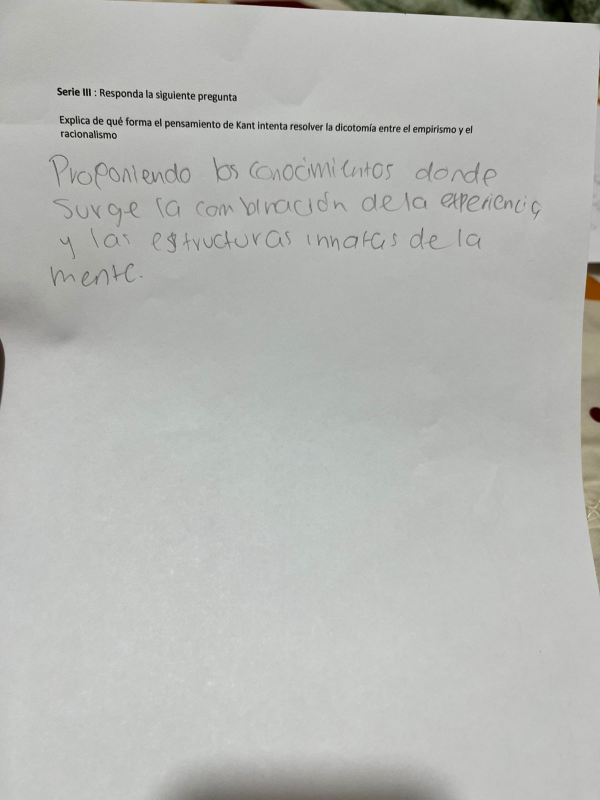
#> input picture examenes/EXAMENES_MAY/EXAMEN1/2.jpg, 1200 x 1600 px (shown at 1/2 size)
$ python test_llava.py
#> lines starting #> are read from the running program, lines starting #| are printed output that depends on the picture
### inteligente_calificador_examen/modules/image_enhancer.py
import cv2
import numpy as np
import os

def mejorar_contraste_para_llava(image_path, output_path="temp_llava.jpg"):
#> called with image_path = '../examenes/EXAMENES_MAY/EXAMEN1/2.jpg', output_path = 'temp_llava.jpg'
    img = cv2.imread(image_path)
#> img is the input picture: shape (1600, 1200, 3); mean B, G, R 180.9, 184.1, 182.8
    if img is None:
        raise FileNotFoundError(f"No se pudo abrir la imagen: {image_path}")

    gray = cv2.cvtColor(img, cv2.COLOR_BGR2GRAY)
    contrast = cv2.equalizeHist(gray)
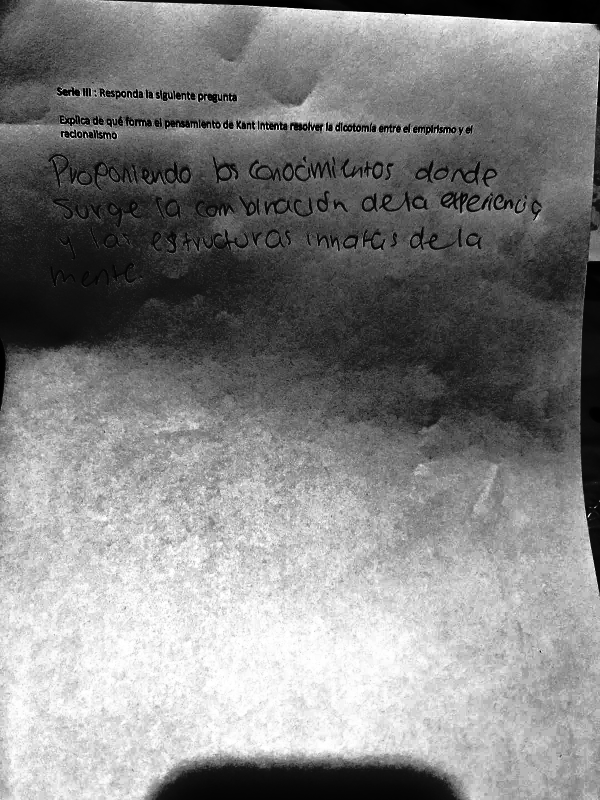
#> contrast: shape (1600, 1200) (shown at 1/2 size); min 0, max 255, mean 131.2

    height, width = contrast.shape
#> height = 1600; width = 1200
    if width < 800:
        contrast = cv2.resize(contrast, (width * 2, height * 2), interpolation=cv2.INTER_LINEAR)

    cv2.imwrite(output_path, contrast)
    return output_path

# [33 lines left out: function preprocesamiento_dinamico, not called in this run]

### inteligente_calificador_examen/test_llava.py
import requests
import base64
from modules.image_enhancer import mejorar_contraste_para_llava

# Ruta original de la imagen del examen manuscrito
imagen_original = "../examenes/EXAMENES_MAY/EXAMEN1/2.jpg"

# 🔧 Paso 1: Mejorar la imagen
imagen_mejorada = mejorar_contraste_para_llava(imagen_original)

# 🔄 Paso 2: Codificar la imagen mejorada a base64
with open(imagen_mejorada, "rb") as img_file:
    img_base64 = base64.b64encode(img_file.read()).decode("utf-8")

# 🧠 Paso 3: Prompt mejorado para forzar la transcripción
prompt = (
    "Transcribe exactamente todo el texto manuscrito que aparece en esta imagen. "
    "Aunque esté borroso o difícil de leer, haz tu mejor esfuerzo por descifrar cada palabra escrita por el estudiante. "
    "No describas la imagen ni digas si puedes o no puedes ayudar. Solo transcribe lo que esté escrito."
)

# 🚀 Paso 4: Llamada a Ollama usando llava:7b
#> (the run stopped early here; a loop or call above may not have finished)

$ run again, with examenes/EXAMENES_MAY/EXAMEN1/1.jpg copied over examenes/EXAMENES_MAY/EXAMEN1/2.jpg
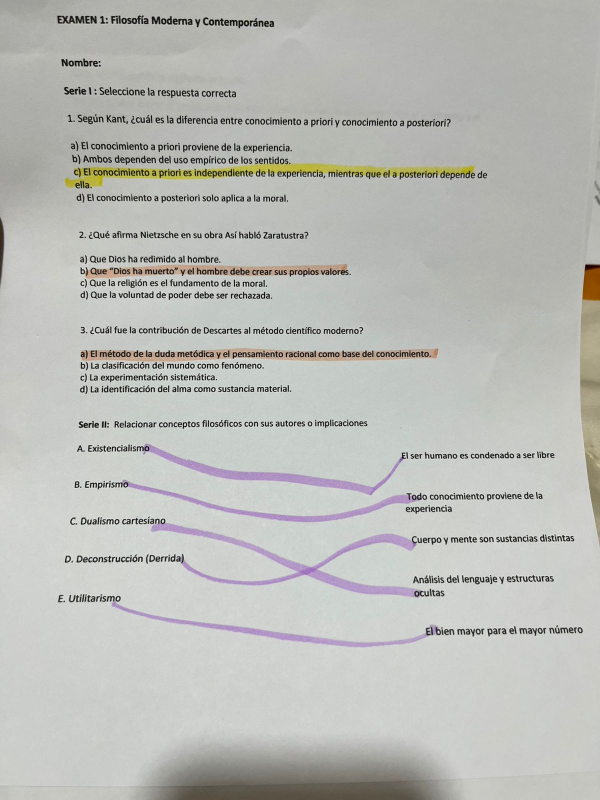
#> input picture examenes/EXAMENES_MAY/EXAMEN1/1.jpg, 1200 x 1600 px (shown at 1/2 size)
#> in mejorar_contraste_para_llava, img is the input picture: shape (1600, 1200, 3); mean B, G, R 183.3, 187.5, 186.7
#> in mejorar_contraste_para_llava, `gray = cv2.cvtColor(img, cv2.COLOR_BGR2GRAY)`:
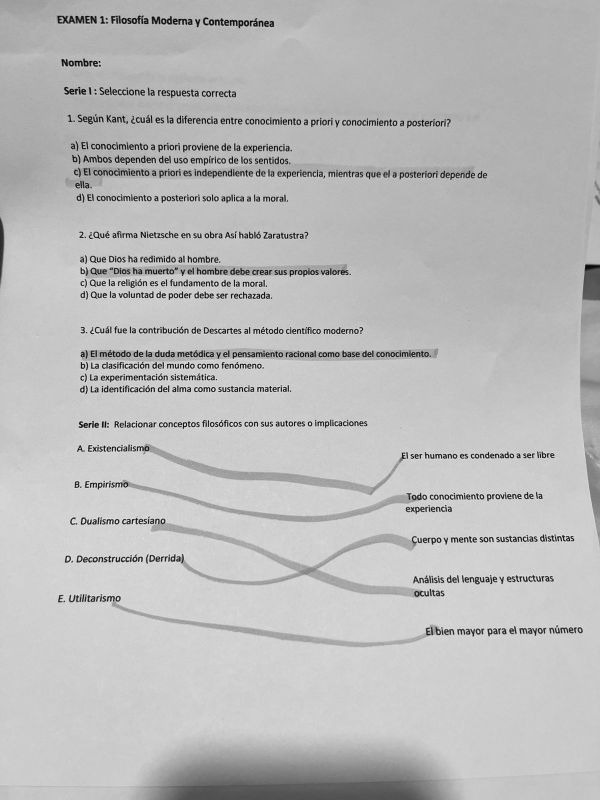
#> gray: shape (1600, 1200) (shown at 1/2 size); min 0, max 255, mean 186.8
#> in mejorar_contraste_para_llava, `contrast = cv2.equalizeHist(gray)`:
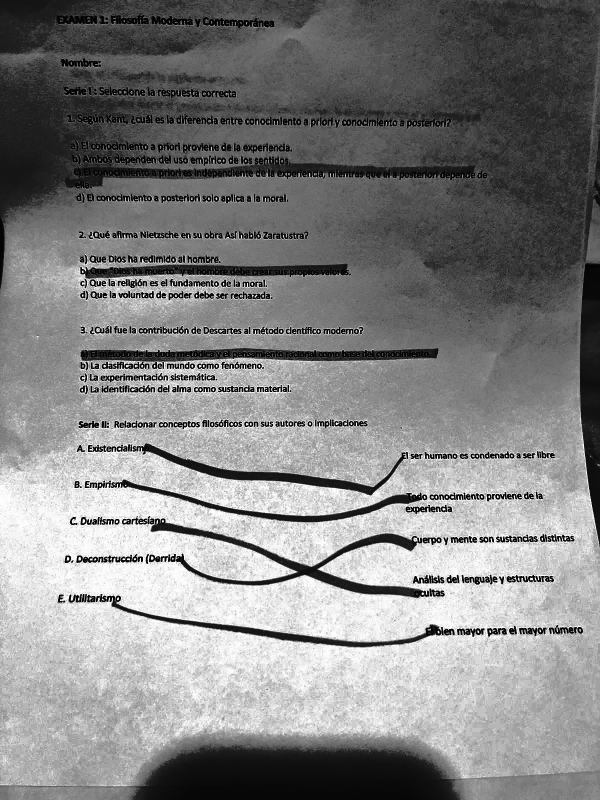
#> contrast: shape (1600, 1200) (shown at 1/2 size); min 0, max 255, mean 130.6
